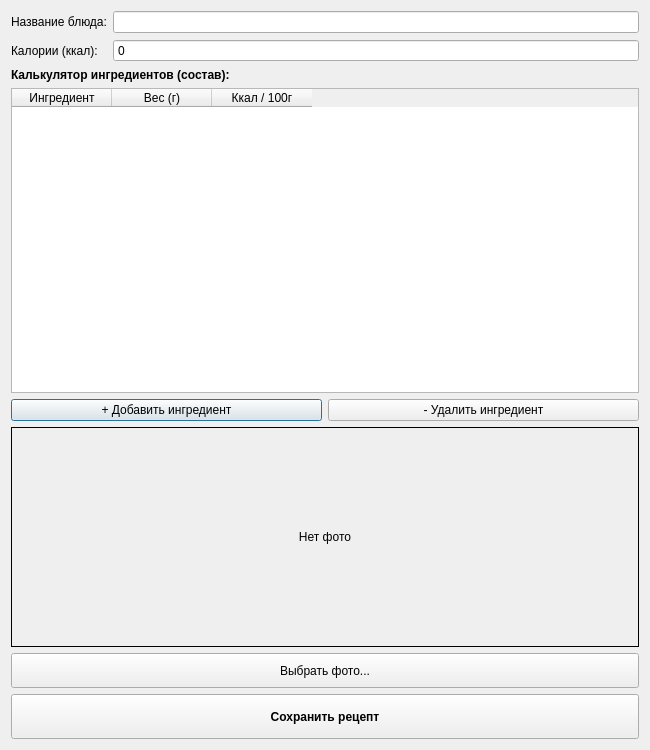
<?xml version="1.0" encoding="UTF-8"?>
<ui version="4.0">
 <class>AddDialog</class>
 <widget class="QDialog" name="AddDialog">
  <property name="geometry">
   <rect>
    <x>0</x>
    <y>0</y>
    <width>650</width>
    <height>750</height>
   </rect>
  </property>
  <property name="windowTitle">
   <string>Добавить рецепт</string>
  </property>
  <layout class="QVBoxLayout" name="verticalLayout">
   <item>
    <layout class="QFormLayout" name="formLayout">
     <item row="0" column="0">
      <widget class="QLabel" name="label">
       <property name="text">
        <string>Название блюда:</string>
       </property>
      </widget>
     </item>
     <item row="0" column="1">
      <widget class="QLineEdit" name="lineEditTitle"/>
     </item>
     <item row="1" column="0">
      <widget class="QLabel" name="label_2">
       <property name="text">
        <string>Калории (ккал):</string>
       </property>
      </widget>
     </item>
     <item row="1" column="1">
      <widget class="QSpinBox" name="spinBoxCalories">
       <property name="focusPolicy">
        <enum>Qt::NoFocus</enum>
       </property>
       <property name="readOnly">
        <bool>true</bool>
       </property>
       <property name="buttonSymbols">
        <enum>QAbstractSpinBox::NoButtons</enum>
       </property>
       <property name="maximum">
        <number>100000</number>
       </property>
      </widget>
     </item>
    </layout>
   </item>
   <item>
    <widget class="QLabel" name="labelCalcTitle">
     <property name="font">
      <font>
       <bold>true</bold>
      </font>
     </property>
     <property name="text">
      <string>Калькулятор ингредиентов (состав):</string>
     </property>
    </widget>
   </item>
   <item>
    <widget class="QTableWidget" name="tableIngredients">
     <column>
      <property name="text">
       <string>Ингредиент</string>
      </property>
     </column>
     <column>
      <property name="text">
       <string>Вес (г)</string>
      </property>
     </column>
     <column>
      <property name="text">
       <string>Ккал / 100г</string>
      </property>
     </column>
    </widget>
   </item>
   <item>
    <layout class="QHBoxLayout" name="ingredientBtnLayout">
     <item>
      <widget class="QPushButton" name="btnAddIngredient">
       <property name="text">
        <string>+ Добавить ингредиент</string>
       </property>
      </widget>
     </item>
     <item>
      <widget class="QPushButton" name="btnRemoveIngredient">
       <property name="text">
        <string>- Удалить ингредиент</string>
       </property>
      </widget>
     </item>
    </layout>
   </item>
   <item>
    <widget class="QLabel" name="imageLabel">
     <property name="minimumSize">
      <size>
       <width>300</width>
       <height>220</height>
      </size>
     </property>
     <property name="frameShape">
      <enum>QFrame::Box</enum>
     </property>
     <property name="text">
      <string>Нет фото</string>
     </property>
     <property name="alignment">
      <set>Qt::AlignCenter</set>
     </property>
    </widget>
   </item>
   <item>
    <widget class="QPushButton" name="btnSelectImage">
     <property name="minimumSize">
      <size>
       <width>0</width>
       <height>35</height>
      </size>
     </property>
     <property name="text">
      <string>Выбрать фото...</string>
     </property>
    </widget>
   </item>
   <item>
    <widget class="QPushButton" name="btnSave">
     <property name="minimumSize">
      <size>
       <width>0</width>
       <height>45</height>
      </size>
     </property>
     <property name="font">
      <font>
       <bold>true</bold>
      </font>
     </property>
     <property name="text">
      <string>Сохранить рецепт</string>
     </property>
    </widget>
   </item>
  </layout>
 </widget>
 <resources/>
 <connections/>
</ui>
